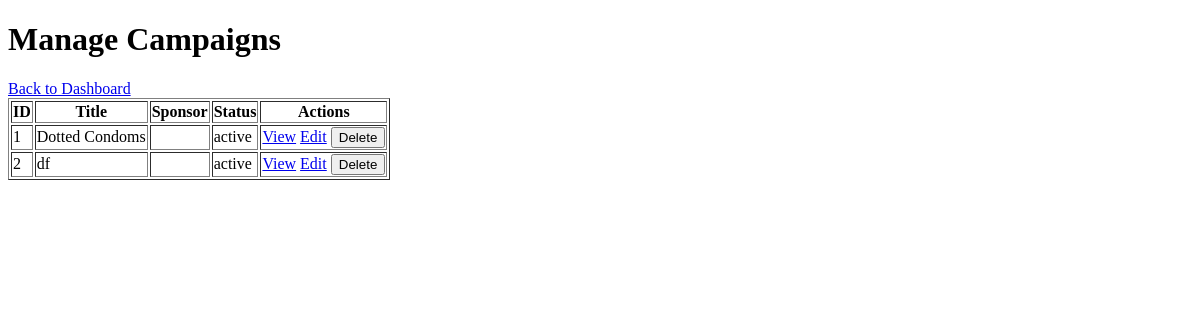
Before: /admin/campaigns (signed in) with the older database file.
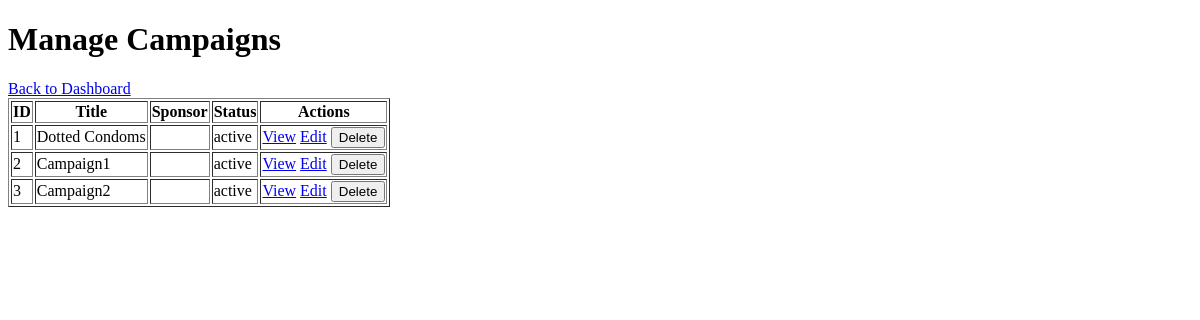
After: the same page with the newer database file.
### models.py (models this page shows, shortened)
class Campaign(db.Model):
    id = db.Column(db.Integer, primary_key=True)
    sponsor_id = db.Column(db.Integer, db.ForeignKey('sponsor.id'), nullable=False)
    title = db.Column(db.String(120), nullable=False)
    description = db.Column(db.Text)
    budget = db.Column(db.Float)
    category = db.Column(db.String(120))
    status = db.Column(db.String(50), nullable=False)  # active, completed, flagged
    start_date = db.Column(db.DateTime)
    end_date = db.Column(db.DateTime)
    is_public = db.Column(db.Boolean, default=True)
    sponsor = db.relationship('Sponsor', backref=db.backref('campaigns', lazy=True))

### app.py (the view)
    @app.route('/admin/campaigns')
    @login_required
    @admin_required
    def admin_campaigns():
        campaigns = Campaign.query.all()
        return render_template('admin_campaigns.html', campaigns=campaigns)

### templates/admin_campaigns.html (shortened to what this page needs)
<!DOCTYPE html>
<html lang="en">
<head>
</head>
<body>
    <h1>Manage Campaigns</h1>
    <a href="{{ url_for('admin_dashboard') }}">Back to Dashboard</a>
    <table border="1">
        <tr>
            <th>ID</th>
            <th>Title</th>
            <th>Sponsor</th>
            <th>Status</th>
            <th>Actions</th>
        </tr>
        {% for campaign in campaigns %}
        <tr>
            <td>{{ campaign.id }}</td>
            <td>{{ campaign.title }}</td>
            <td>{{ campaign.sponsor.username }}</td>
            <td>{{ campaign.status }}</td>
            <td>
                <a href="{{ url_for('admin_campaign_detail', campaign_id=campaign.id) }}">View</a>
                <a href="{{ url_for('admin_campaign_edit', campaign_id=campaign.id) }}">Edit</a>
                <form action="{{ url_for('admin_campaign_delete', campaign_id=campaign.id) }}" method="post" style="display:inline;">
                    <input type="submit" value="Delete" onclick="return confirm('Are you sure you want to delete this campaign?');">
                </form>
            </td>
        </tr>
        {% endfor %}
    </table>
</body>
</html>

Changed rows visible on the page:
changed Campaign id 2: title "df" → "Campaign1"
added Campaign: id "3", title "Campaign2", status "active"
